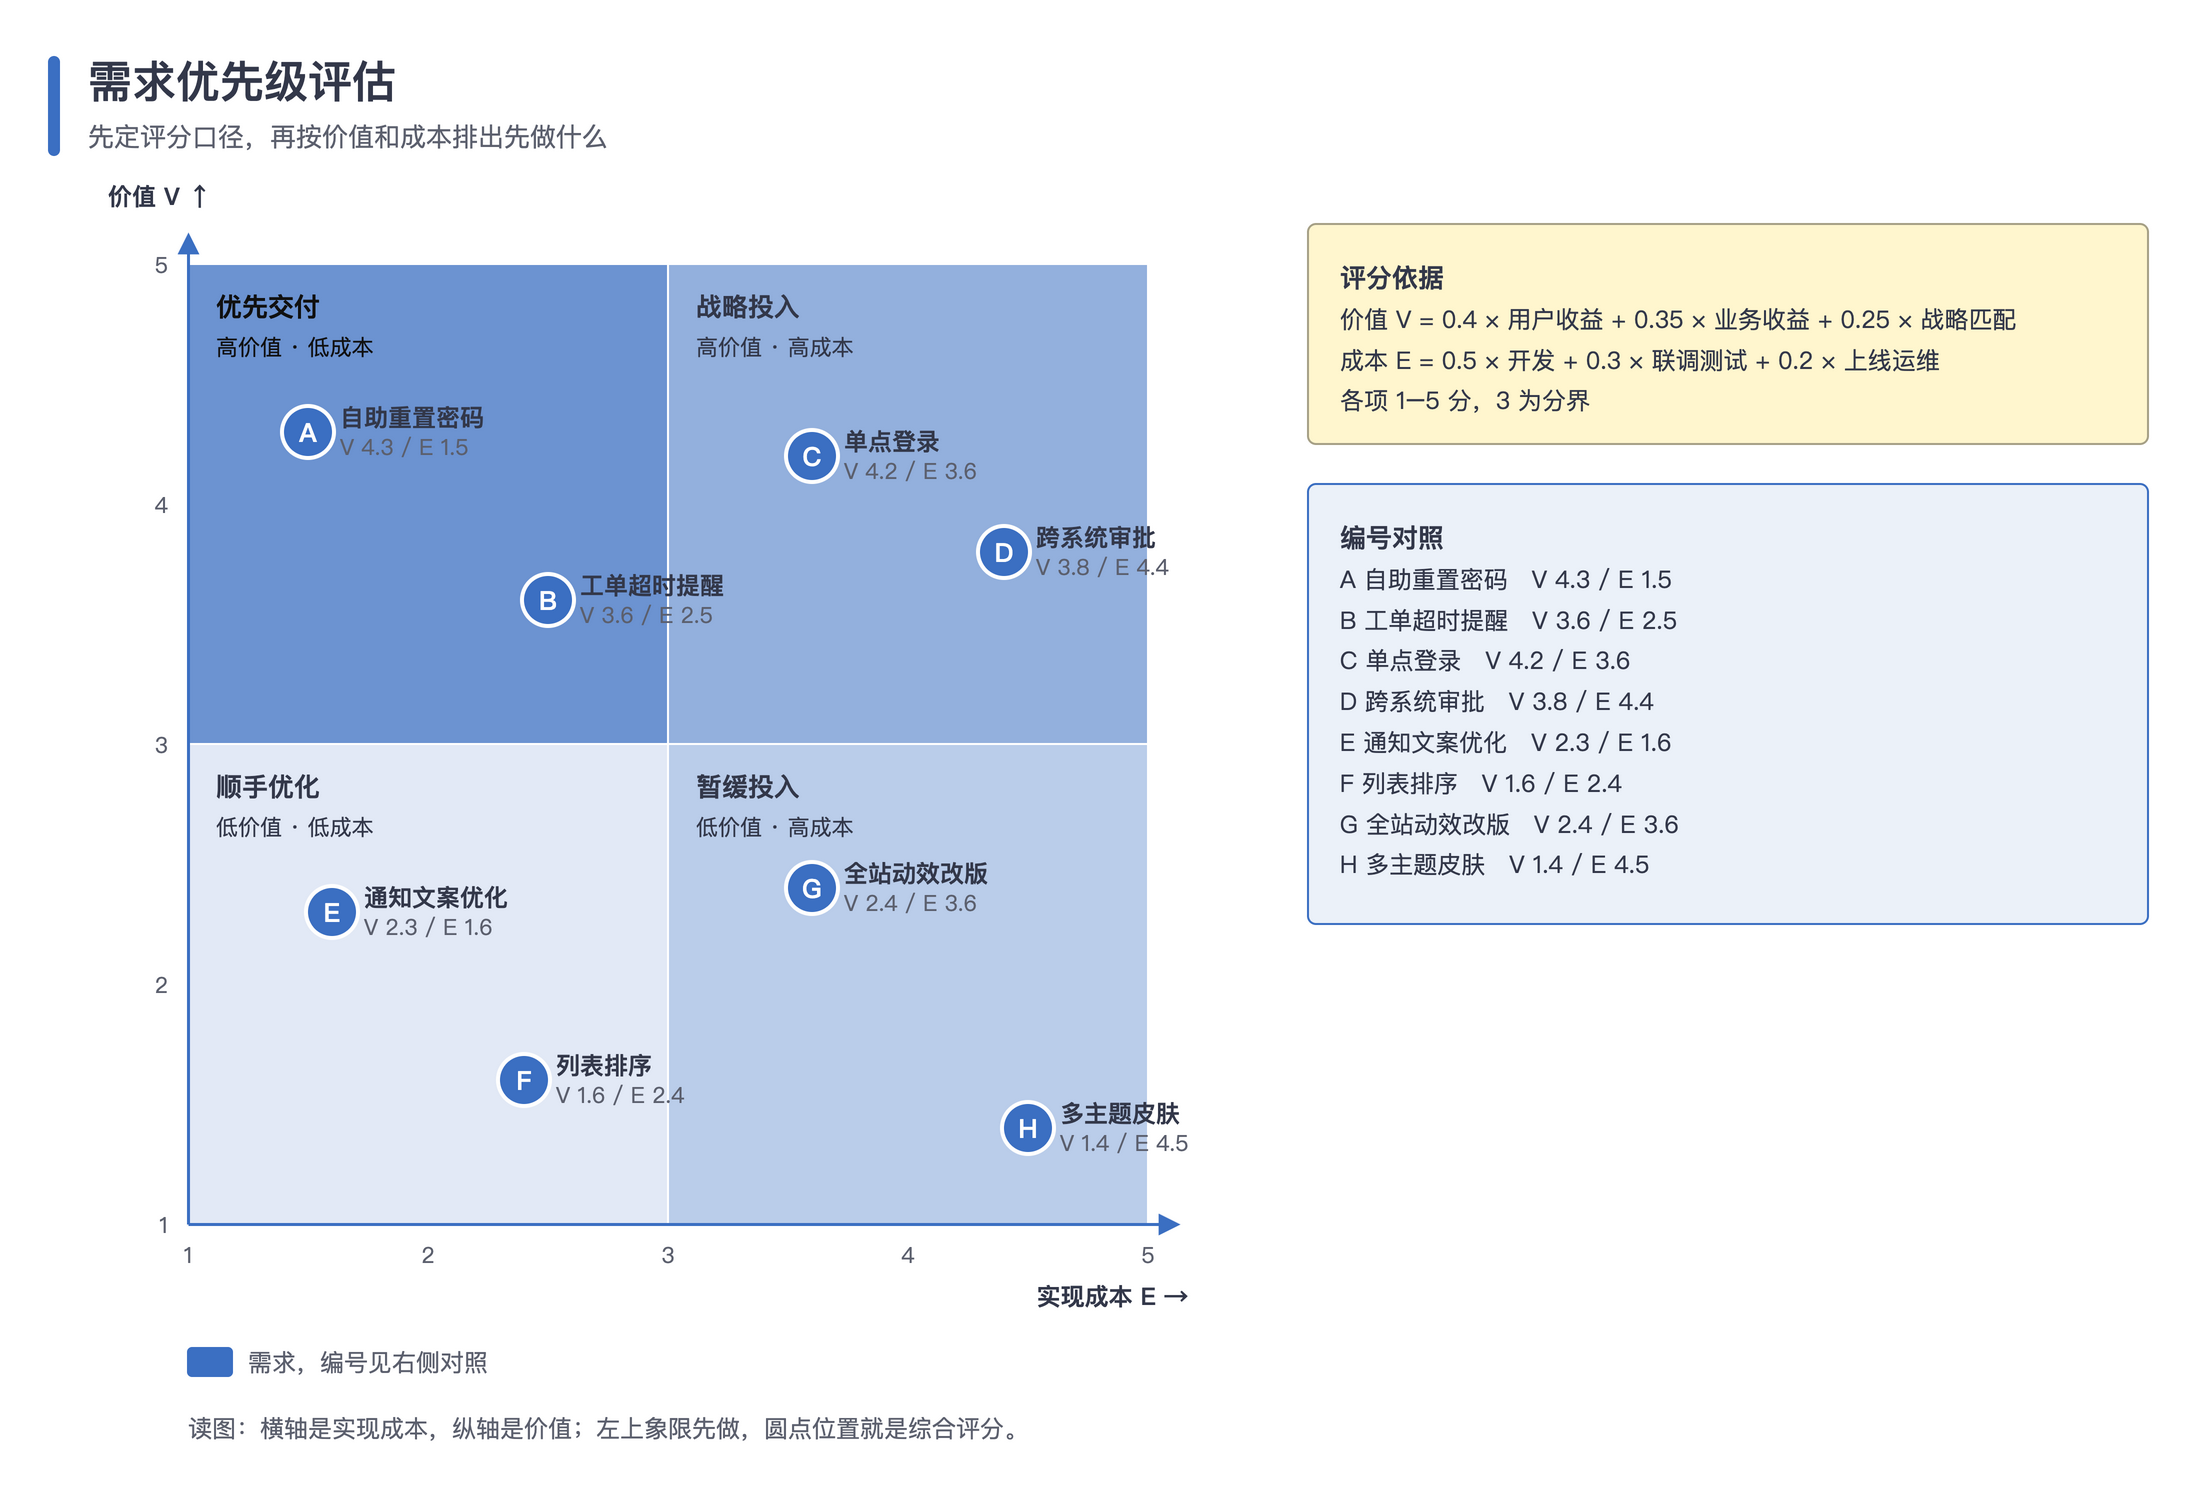

Here is the Python script that generated this plot:
#!/usr/bin/env python3
"""象限图：四个象限用主色渐层的浅底，元素是编号圆点加短标签，坐标轴写清两端含义，右侧面板列评分口径和编号对照。

用到：rect 象限底、line 坐标轴（带箭头）、text 刻度和标签、badge 编号点、panel 两块说明。
运行后在本目录生成 quadrant.drawio 和 quadrant.png。
"""
import os
import sys

HERE = os.path.dirname(os.path.abspath(__file__))
sys.path.insert(0, os.path.join(os.path.dirname(HERE), 'scripts'))
from drawio_kit import Diagram, P  # noqa: E402

MIN_SIDE = int(os.environ.get('DIAGRAM_MIN_SIDE', 4000))

d = Diagram('需求优先级评估', '先定评分口径，再按价值和成本排出先做什么')
X0, Y0, S = 110, 140, 480  # 象限区左上角与边长
H = S / 2
# 四个象限：左上最深（先做）> 右上 > 右下 > 左下，颜色取主色渐层
QUADS = [((X0, Y0), 'ramp:3', '优先交付', '高价值 · 低成本'), ((X0 + H, Y0), 'ramp:2', '战略投入', '高价值 · 高成本'),
         ((X0, Y0 + H), 'ramp:0', '顺手优化', '低价值 · 低成本'), ((X0 + H, Y0 + H), 'ramp:1', '暂缓投入', '低价值 · 高成本')]
for (x, y), paint, title, sub in QUADS:
    fill, _, color = P.paint(d.t.s, paint)
    d.rect(x, y, H, H, fill, stroke=d.t.bg)
    d.text(x + 14, y + 10, H - 28, 22, title, size=13, color=color, bold=True)
    d.text(x + 14, y + 32, H - 28, 18, sub, size=11, color=color)
# 坐标轴：左边和底边，带箭头；刻度 1–5
d.line(X0, Y0 + S, X0, Y0 - 16, width=1.5, arrow='block')
d.line(X0, Y0 + S, X0 + S + 16, Y0 + S, width=1.5, arrow='block')
for k in range(1, 6):
    t = (k - 1) / 4 * S
    d.text(X0 - 34, Y0 + S - t - 9, 24, 18, str(k), size=11, color=d.t.muted, align='right')
    d.text(X0 + t - 12, Y0 + S + 6, 24, 18, str(k), size=11, color=d.t.muted, align='center')
d.text(X0 - 40, Y0 - 44, 120, 20, '价值 V ↑', size=12, bold=True)
d.text(X0 + S - 120, Y0 + S + 26, 140, 20, '实现成本 E →', size=12, bold=True, align='right')

# 需求：编号、名称、价值 V、成本 E（1–5 分）
ITEMS = [('A', '自助重置密码', 4.3, 1.5), ('B', '工单超时提醒', 3.6, 2.5), ('C', '单点登录', 4.2, 3.6),
         ('D', '跨系统审批', 3.8, 4.4), ('E', '通知文案优化', 2.3, 1.6), ('F', '列表排序', 1.6, 2.4),
         ('G', '全站动效改版', 2.4, 3.6), ('H', '多主题皮肤', 1.4, 4.5)]
for key, name, v, e in ITEMS:
    px = X0 + (e - 1) / 4 * S
    py = Y0 + S - (v - 1) / 4 * S
    d.badge(px - 13, py - 13, key, role='key')
    d.text(px + 16, py - 18, 150, 36, f'<b>{name}</b><br><span style="font-size:11px;color:{d.t.muted}">V {v} / E {e}</span>',
           size=12, html=True)

PX = X0 + S + 80
y = d.panel(PX, Y0 - 20, 420, '评分依据', ['价值 V = 0.4 × 用户收益 + 0.35 × 业务收益 + 0.25 × 战略匹配',
                                           '成本 E = 0.5 × 开发 + 0.3 × 联调测试 + 0.2 × 上线运维', '各项 1–5 分，3 为分界'])
d.panel(PX, y + 20, 420, '编号对照', [f'{k}  {n}　V {v} / E {e}' for k, n, v, e in ITEMS], kind='soft')
d.legend(X0, Y0 + S + 60, [('key', '需求，编号见右侧对照')])
d.footer(X0, Y0 + S + 92, '读图：横轴是实现成本，纵轴是价值；左上象限先做，圆点位置就是综合评分。')

name = os.path.join(HERE, 'quadrant')
d.save(name + '.drawio')
d.export(name + '.drawio', name + '.png', scale=d.scale_for(MIN_SIDE))
